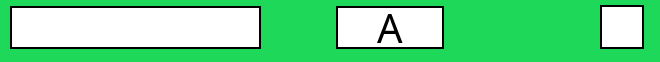
       <widget class="QWidget" name="key3" native="true">
        <property name="sizePolicy">
         <sizepolicy hsizetype="Preferred" vsizetype="Fixed">
          <horstretch>0</horstretch>
          <verstretch>0</verstretch>
         </sizepolicy>
        </property>
        <property name="minimumSize">
         <size>
          <width>0</width>
          <height>55</height>
         </size>
        </property>
        <property name="maximumSize">
         <size>
          <width>16777215</width>
          <height>90</height>
         </size>
        </property>
        <property name="cursor">
         <cursorShape>PointingHandCursor</cursorShape>
        </property>
        <property name="styleSheet">
         <string notr="true">background-color: rgb(30, 217, 89);
</string>
        </property>
        <widget class="QLineEdit" name="game_command3">
         <property name="geometry">
          <rect>
           <x>10</x>
           <y>6</y>
           <width>251</width>
           <height>43</height>
          </rect>
         </property>
         <property name="sizePolicy">
          <sizepolicy hsizetype="Expanding" vsizetype="Preferred">
           <horstretch>0</horstretch>
           <verstretch>0</verstretch>
          </sizepolicy>
         </property>
         <property name="minimumSize">
          <size>
           <width>0</width>
           <height>43</height>
          </size>
         </property>
         <property name="maximumSize">
          <size>
           <width>16777215</width>
           <height>16777215</height>
          </size>
         </property>
         <property name="font">
          <font>
           <family>Berlin Sans FB</family>
           <pointsize>20</pointsize>
          </font>
         </property>
         <property name="styleSheet">
          <string notr="true">background-color: rgb(255, 255, 255);
color: rgb(0, 0, 0);
border-style: solid;
border-width: 2px;
border-color: black;</string>
         </property>
         <property name="inputMask">
          <string notr="true"/>
         </property>
         <property name="maxLength">
          <number>16</number>
         </property>
        </widget>
        <widget class="QLabel" name="key_3_name">
         <property name="geometry">
          <rect>
           <x>336</x>
           <y>6</y>
           <width>108</width>
           <height>43</height>
          </rect>
         </property>
         <property name="font">
          <font>
           <family>Berlin Sans FB</family>
           <pointsize>30</pointsize>
          </font>
         </property>
         <property name="styleSheet">
          <string notr="true">background-color: rgb(255, 255, 255);
border-style: solid;
border-width: 2px;
border-color: black;</string>
         </property>
         <property name="text">
          <string>A</string>
         </property>
         <property name="alignment">
          <set>Qt::AlignCenter</set>
         </property>
        </widget>
        <widget class="QCheckBox" name="checkBoxA">
         <property name="geometry">
          <rect>
           <x>600</x>
           <y>2</y>
           <width>51</width>
           <height>51</height>
          </rect>
         </property>
         <property name="styleSheet">
          <string notr="true">QCheckBox::indicator {
     width: 40px;
     height: 40px;
	border-style: solid;
    border-width: 2px;
    border-color: black;
}

QCheckBox::indicator:checked {
  background-color: rgb(7, 113, 240);
}
QCheckBox::indicator:unchecked {
    background-color: rgb(255, 255, 255);
}
</string>
         </property>
         <property name="text">
          <string/>
         </property>
         <property name="iconSize">
          <size>
           <width>23</width>
           <height>28</height>
          </size>
         </property>
         <property name="checkable">
          <bool>true</bool>
         </property>
        </widget>
       </widget>
